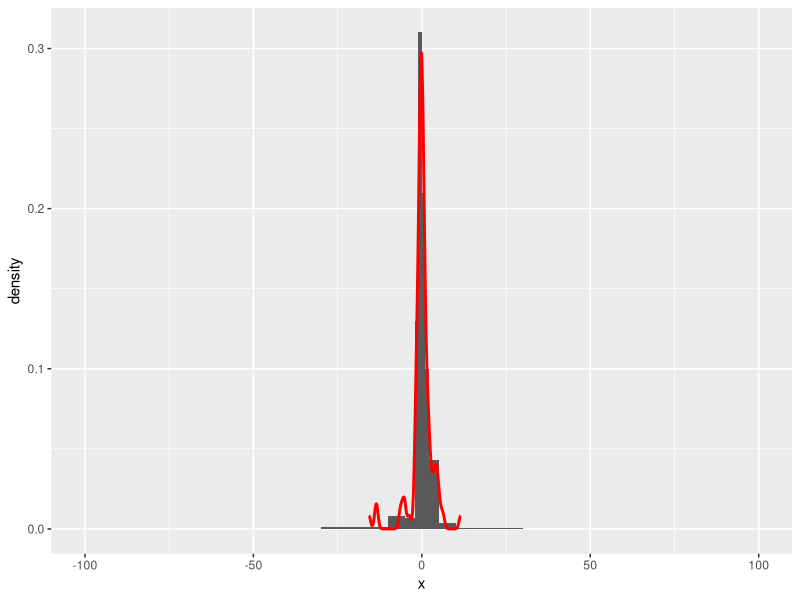

The R source for this figure:
library(ggplot2)
library(tibble)

# 把频数少的小区间合并， 把频数过大的小区间拆分， 产生不等距的概率直方图
x <- rcauchy(100)
d <- tibble(x = x)
breaks <- c(-100, -50, -30,  -10, -5, -2, -1, 0, 1, 2, 5, 10, 30, 100)
ggplot(data=d, mapping=aes(x=x, y=..density..)) +
  geom_histogram(breaks=breaks) +
  geom_density(color="red", size=1)
